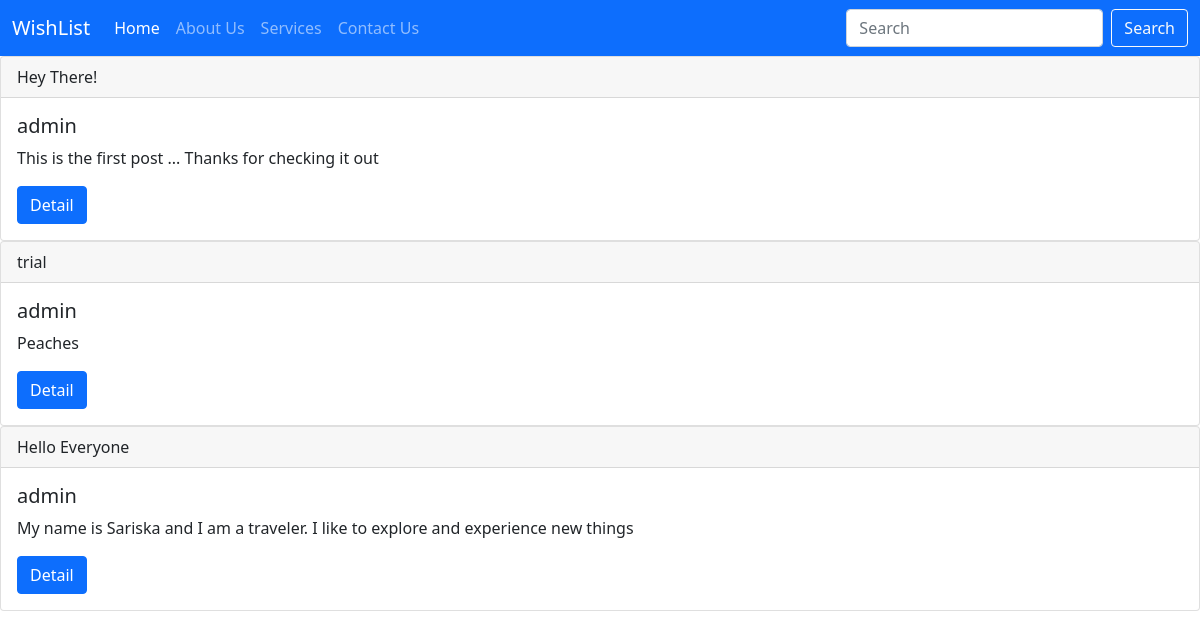
/services, run on the app's committed database.
### home/models.py (models this page shows)
class Services(models.Model):
    title = models.CharField(max_length=255)
    author = models.ForeignKey(User, on_delete=models.CASCADE)
    body = models.TextField()

### home/views.py (the view)
# urls.py: path("services",services.as_view(), name='services'),
class services(ListView):
    Model = Services
    template_name = 'services.html'
    def get_queryset(self):
        return Services.objects.order_by('id')

### templates/services.html (shortened to what this page needs)
{% extends 'base.html' %}
{% block body %}
{% for Services in object_list %}
<div class="card">
    <div class="card-header">
        {{ Services.title }}
    </div>
    <div class="card-body">
      <h5 class="card-title">{{ Services.author }}</h5>
      <p class="card-text">{{ Services.body }}</p>
      <a href="{% url 'detail' Services.pk %}" class="btn btn-primary">Detail</a>
    </div>
  </div>
{% endfor%}
{% endblock body %}

### templates/base.html (shortened to what this page needs)
<!doctype html>
<html lang="en">
  <head>
    <link href="https://cdn.jsdelivr.net/npm/bootstrap@5.0.2/dist/css/bootstrap.min.css" rel="stylesheet">
  </head>
  <body>
  <nav class="navbar navbar-expand-lg  navbar-dark bg-primary">
  <div class="container-fluid">
    <a class="navbar-brand" href="#">WishList</a>
    <div class="collapse navbar-collapse" id="navbarSupportedContent">
      <ul class="navbar-nav me-auto mb-2 mb-lg-0">
        <li class="nav-item">
          <a class="nav-link active" aria-current="page" href="/">Home</a>
        </li>
        <li class="nav-item">
          <a class="nav-link" href="/about">About Us</a>
        </li>
        <li class="nav-item">
          <a class="nav-link" href="/services">Services</a>
        </li>
        <li class="nav-item">
          <a class="nav-link" href="/contact">Contact Us</a>
        </li>
      </ul>
      <form class="d-flex">
        <input class="form-control me-2" type="search" placeholder="Search" aria-label="Search">
        <button class="btn btn-outline-light" type="submit">Search</button>
      </form>
    </div>
  </div>
</nav>
{% block body %}
{% endblock body %}
  </body>
</html>

### data on the page
Services: title "Hey There!", author "admin", body "This is the first post ... Thanks for checking it out"
Services: title "trial", author "admin", body "Peaches"
Services: title "Hello Everyone", author "admin", body "My name is Sariska and I am a traveler. I like to explore and experience new things"
